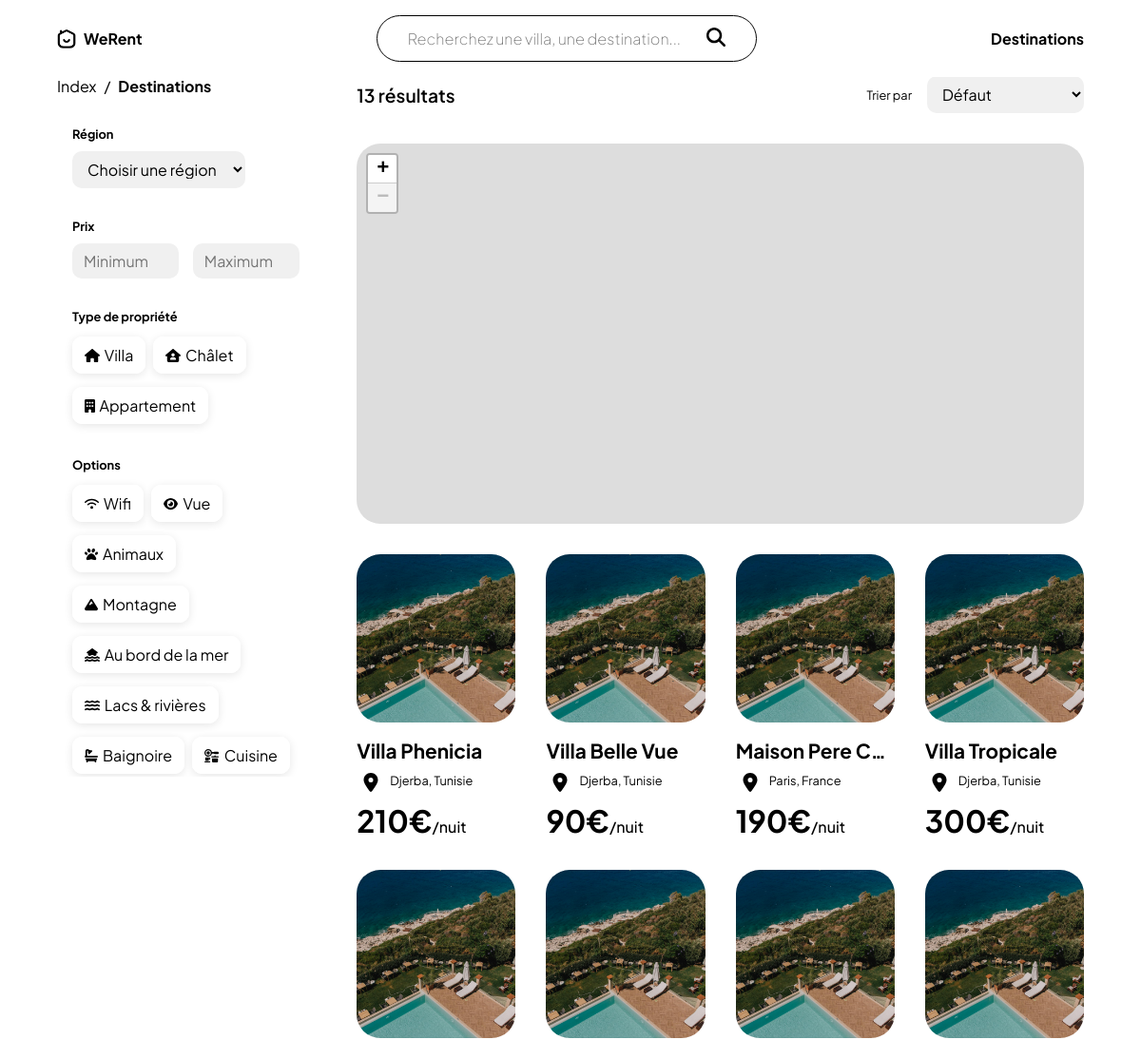
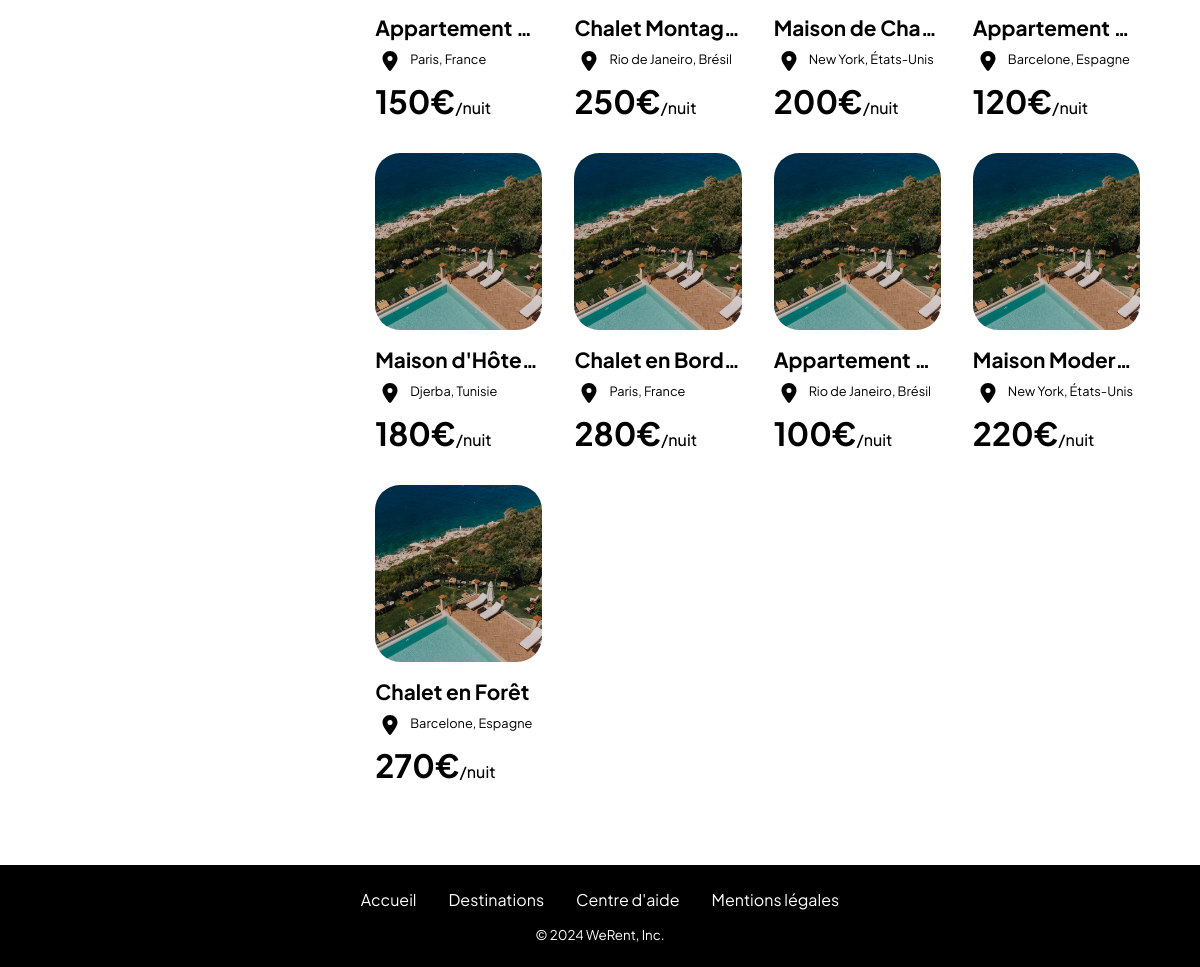
Page /destinations.php on the committed database (2 pictures, top to bottom).
### tables this page shows
CREATE TABLE IF NOT EXISTS `logements` (
  `logementID` int NOT NULL AUTO_INCREMENT,
  `nom_logement` varchar(255) NOT NULL,
  `type` varchar(50) NOT NULL,
  `description` text NOT NULL,
  `image` text NOT NULL,
  `prix_par_nuit` decimal(10,0) NOT NULL,
  `capacite` int NOT NULL,
  `wifi` tinyint(1) NOT NULL,
  `vue` tinyint(1) NOT NULL,
  `montagne` tinyint(1) NOT NULL,
  `lacs` tinyint(1) NOT NULL,
  `mer` tinyint(1) NOT NULL,
  `animaux` tinyint(1) NOT NULL,
  `baignoire` tinyint(1) NOT NULL,
  `cuisine` tinyint(1) NOT NULL,
  `coord` varchar(255) NOT NULL,
  `destinationextID` int NOT NULL,
  PRIMARY KEY (`logementID`)
);

CREATE TABLE IF NOT EXISTS `destinations` (
  `destinationID` int NOT NULL AUTO_INCREMENT,
  `nom_destination` varchar(255) NOT NULL,
  `pays` varchar(255) NOT NULL,
  `continent` enum('Amérique du Sud','Amérique du Nord','Europe','Asie','Afrique','Océanie') NOT NULL,
  PRIMARY KEY (`destinationID`)
);

### destinations.php (the view, shortened to what this page needs)
<?php
include ("includes/connexion.php");
$requete = "SELECT * FROM logements INNER JOIN destinations ON logements.destinationextID = destinations.destinationID";
$conditions = [];
$valeurs = [];
$default_min_price = '0';
$default_max_price = '1000';
$min_price = isset($_GET['min_price']) ? $_GET['min_price'] : $default_min_price;
$max_price = isset($_GET['max_price']) ? $_GET['max_price'] : $default_max_price;
if ($min_price !== '' && $max_price !== '') {
    $conditions[] = "prix_par_nuit BETWEEN :min_price AND :max_price";
    $valeurs[':min_price'] = $min_price;
    $valeurs[':max_price'] = $max_price;
}
if (!empty($conditions)) {
    $requete .= " WHERE " . implode(" AND ", $conditions);
}
$stmt = $db->prepare($requete);
$stmt->execute($valeurs);
$resultat = $stmt->fetchAll(PDO::FETCH_ASSOC);
?>
<!DOCTYPE html>
<html lang="fr">
<head>
    <link rel="stylesheet" href="css/style.css">
    <link rel="stylesheet" href="https://unpkg.com/leaflet@1.7.1/dist/leaflet.css" />
<link rel="stylesheet" href="https://unpkg.com/leaflet.markercluster/dist/MarkerCluster.css" />
<link rel="stylesheet" href="https://unpkg.com/leaflet.markercluster/dist/MarkerCluster.Default.css" />
</head>
<body>
    <?php include ('includes/navigation.php'); ?>
    <div class="destinations">
        <div class="des-left-column">
            <div class="fil-ariane">
                <a href="index.php">Index</a><span>/</span><span><b>Destinations</b></span>
            </div>
            <div class="des-left">
                <div class="section-filters">
                    <form method="get" action="destinations.php">
                        <div class="filters-regions">
                            <h6>Région</h6>
                            <select name="continent" id="continent">
                                <option value="">Choisir une région</option>
                            </select>
                        </div>
                        <div class="filters-price">
                            <h6>Prix</h6>
                            <div class="twoinputprice">
                                <input type="number" name="min_price" placeholder="Minimum" min="0" default="0">
                                <input type="number" name="max_price" placeholder="Maximum" min="0" default="1000">
                            </div>
                        </div>
                        <div class="type-property">
                            <h6>Type de propriété</h6>
                            <ul class="cboxtags">
                                <?php
                                $tableauLogement[] = ['icon' => 'img/house.svg', 'name' => 'villa', 'label' => 'Villa'];
                                $tableauLogement[] = ['icon' => 'img/guest-house.svg', 'name' => 'chalet', 'label' => "Châlet"];
                                $tableauLogement[] = ['icon' => 'img/apartment.svg', 'name' => 'appartement', 'label' => 'Appartement'];
                                $radio_name = 'type';
                                foreach ($tableauLogement as $logement) {
                                    echo "<li><input type=\"checkbox\" id=\"" . $logement['name'] . "\" name=\"{$radio_name}\" value=\"{$logement['name']}\" onclick=\"allowOnlyOneCheckbox(this)\" " . (isset($_GET[$radio_name]) && $_GET[$radio_name] === $logement['name'] ? " checked" : "") . "><label for=\"" . $logement['name'] . "\"><img src=\"" . $logement['icon'] . "\" alt=\"\">" . $logement['label'] . "</label></li>";
                                }
                                ?>
                            </ul>
                        </div>
                        <div class="options-property">
                            <h6>Options</h6>
                            <ul class="cboxtags">
                                <?php
                                $tableauOptions[] = ['icon' => 'img/wifi.svg', 'name' => 'wifi', 'label' => 'Wifi'];
                                $tableauOptions[] = ['icon' => 'img/eye.svg', 'name' => 'vue', 'label' => 'Vue'];
                                $tableauOptions[] = ['icon' => 'img/paw.svg', 'name' => 'animaux', 'label' => 'Animaux'];
                                $tableauOptions[] = ['icon' => 'img/mountain.svg', 'name' => 'montagne', 'label' => 'Montagne'];
                                $tableauOptions[] = ['icon' => 'img/mer.svg', 'name' => 'mer', 'label' => 'Au bord de la mer'];
                                $tableauOptions[] = ['icon' => 'img/water.svg', 'name' => 'lacs', 'label' => 'Lacs & rivières'];
                                $tableauOptions[] = ['icon' => 'img/bath.svg', 'name' => 'baignoire', 'label' => 'Baignoire'];
                                $tableauOptions[] = ['icon' => 'img/kitchen.svg', 'name' => 'cuisine', 'label' => 'Cuisine'];
                                foreach ($tableauOptions as $option) {
                                    echo "<li><input type=\"checkbox\" id=\"" . $option['name'] . "\" name=\"" . $option['name'] . "\" " . (isset($_GET[$option['name']]) ? " checked" : "") . "><label for=\"" . $option['name'] . "\"><img src=\"" . $option['icon'] . "\"
                                alt=\"\">" . $option['label'] . "</label></li>";
                                }
                                ?>
                            </ul>
                        </div>
                    </form>
                </div>
            </div>
        </div>
        <div class="des-right">
            <div class="des-right-top">
                <h4>
                    <?php if (count($resultat) <= 1) {
                        echo count($resultat) . " résultat";
                    } else {
                        echo count($resultat) . " résultats";
                    }
                    ?>
                </h4>
                <div class="sort">
                    <h6>Trier par</h6>
                    <select name="sort" id="sort">
                        <option value="0">Défaut</option>
                    </select>
                </div>
            </div>
            <div id="map"></div>
            <?php if (count($resultat) > 0) { ?>
                <div class="des-right-bottom">
                    <?php foreach ($resultat as $row) {
                        $images = explode('+', $row['image']);
                        $image_url = $images[0];
                        echo "<a href='location.php?id=" . $row['logementID'] . "' class='container-des product' data-price='{$row["prix_par_nuit"]}'>
            <div class='img' style='background-image: url(./img/" . $image_url . ");'></div>
            <div class='text'>
                <h5>{$row['nom_logement']}</h5>
                <div class='location'>
                  <img src='img/location.svg' alt='location'>
                    <h6>{$row["nom_destination"]}, {$row["pays"]}</h6>
                </div>
                <h2>{$row["prix_par_nuit"]}€<span>/nuit</span></h2>
        </div>
        </a>";
                    }
                    ?>
                </div>
                <?php
            } else {
                echo "<div class='errorDes'>
            <h3 class='msgErreur'>Aucune destination ne correspond à votre recherche.</h3>
        </div>";
            }
            ?>
        </div>
    </div>
    <?php include ('includes/footer.php'); ?>
</body>
</html>

### css/style.css (style rules this page uses)
*, *::after, *::before { margin: 0; padding: 0; box-sizing: border-box; }
:root { --black: #000; --white: #fff; }
html { scroll-behavior: smooth; }
body { margin: 0; padding: 0; font-family: 'Plus Jakarta Sans', sans-serif; }
a { text-decoration: none; color: inherit; }
h1, h2, h3, h4, h5, h6 { margin: 0; padding: 0; }
h2 { font-size: 3rem; font-weight: 700; }
h4 { font-size: 1.5rem; font-weight: 600; }
h5 { font-size: 1.2rem; font-weight: 500; }
h6 { font-size: 1rem; font-weight: 400; }
.destinations { max-width: 1440px; padding-top: 80px; display: flex; width: 90%; margin: 0 auto; min-height: 100%; gap: 2rem; align-items: flex-start; margin-bottom: 5rem; }
.des-left { display: flex; flex-direction: column; position: sticky !important; top: 80px; gap: 2rem; }
.des-left-column { display: flex; flex-direction: column; gap: 1rem; width: 25rem; position: sticky; top: 80px; }
.des-right { display: flex; flex-direction: column; gap: 2rem; width: 100%; }
.des-right-top { display: flex; justify-content: space-between; align-items: center; }
.des-right-top .sort { display: flex; justify-content: center; align-items: center; gap: 1rem; }
#map { height: 400px; border-radius: 25px; z-index: 0; }
.des-right-bottom { display: grid; gap: 2rem; grid-template-columns: 1fr 1fr 1fr; height: 100%; }
.des-right-bottom .container-des { height: 300px; width: 100%; margin: 0 auto; display: flex; flex-direction: column; gap: 1rem; overflow: hidden; white-space: nowrap; }
.des-right-bottom .img { width: 100%; height: 100%; border-radius: 25px; background-size: cover; }
.des-right-bottom .text { display: flex; flex-direction: column; gap: 10px; }
.des-right-bottom .text h5 { font-weight: 700; font-size: 1.3rem; overflow: hidden; text-overflow: ellipsis; }
.des-right-bottom h2 { font-weight: 700; font-size: 2rem; }
.des-right-bottom .location { display: flex; gap: 10px; margin-left: 5px; }
.des-right-bottom img { width: 20px; height: 20px; }
.des-right-bottom span { font-size: 1rem; font-weight: 500; }
.fil-ariane { display: flex; align-items: center; font-size: 1rem; gap: 0.5rem; text-align: center; }
.section-filters { display: flex; flex-direction: column; padding: 1rem; overflow: hidden scroll; height: calc(100vh - 100px); }
.section-filters form { display: flex; flex-direction: column; gap: 2rem; width: 95%; padding-bottom: 1rem; }
.twoinputprice { display: flex; gap: 15px; }
.filters-price input { width: 50%; color: var(--black); }
.section-filters h6 { margin-bottom: 10px; font-weight: 700; }
.options-property h6 { margin-bottom: 10px; }
ul.cboxtags { display: flex; flex-wrap: wrap; list-style: none; gap: 0.5rem; }
ul.cboxtags li { display: inline; margin: 3px 0px; }
ul.cboxtags li label { display: flex; align-items: center; gap: 5px; padding: 8px 12px; box-shadow: 0 2px 10px rgba(0, 0, 0, 0.1); border-radius: 10px; cursor: pointer; border: 1px solid var(--white); }
input, select, button, textarea { border: none; background-color: rgb(240, 240, 240); border-radius: 10px; padding: 8px 12px; font-size: 1rem; font-family: "Plus Jakarta Sans", sans-serif; }
@media screen and (max-width:1440px) { h2 { font-size: 2rem; } }
@media screen and (max-width:1440px) { h4 { font-size: 1.2rem; } }
@media screen and (max-width:1440px) { h5 { font-size: 1rem; } }
@media screen and (max-width:1280px) { h2 { font-size: 2rem; } }
@media screen and (max-width:1280px) { h4 { font-size: 1.2rem; } }
@media screen and (max-width:1280px) { h5 { font-size: 1rem; } }
@media screen and (max-width:1280px) { h6 { font-size: 0.8rem; } }
@media screen and (min-width: 1200px) { .des-right-bottom { grid-template-columns: 1fr 1fr 1fr 1fr; } }

### rows in the picture
logements: nom_logement "Villa Phenicia", destinations.nom_destination "Djerba", destinations.pays "Tunisie", prix_par_nuit "210"
logements: nom_logement "Villa Belle Vue", destinations.nom_destination "Djerba", destinations.pays "Tunisie", prix_par_nuit "90"
logements: nom_logement "Maison Pere C…", destinations.nom_destination "Paris", destinations.pays "France", prix_par_nuit "190"
logements: nom_logement "Villa Tropicale", destinations.nom_destination "Djerba", destinations.pays "Tunisie", prix_par_nuit "300"
logements: nom_logement "Appartement…", destinations.nom_destination "Paris", destinations.pays "France", prix_par_nuit "150"
logements: nom_logement "Chalet Montag…", destinations.nom_destination "Rio de Janeiro", destinations.pays "Brésil", prix_par_nuit "250"
logements: nom_logement "Maison de Cha…", destinations.nom_destination "New York", destinations.pays "États-Unis", prix_par_nuit "200"
logements: nom_logement "Appartement…", destinations.nom_destination "Barcelone", destinations.pays "Espagne", prix_par_nuit "120"
logements: nom_logement "Maison d'Hôte…", destinations.nom_destination "Djerba", destinations.pays "Tunisie", prix_par_nuit "180"
logements: nom_logement "Chalet en Bord…", destinations.nom_destination "Paris", destinations.pays "France", prix_par_nuit "280"
logements: nom_logement "Appartement…", destinations.nom_destination "Rio de Janeiro", destinations.pays "Brésil", prix_par_nuit "100"
logements: nom_logement "Maison Moderne", destinations.nom_destination "New York", destinations.pays "États-Unis", prix_par_nuit "220"
logements: nom_logement "Chalet en Forêt", destinations.nom_destination "Barcelone", destinations.pays "Espagne", prix_par_nuit "270"

### other values in the picture
$logement['label'] "Villa"
$logement['label'] "Châlet"
$logement['label'] "Appartement"
$option['label'] "Wifi"
$option['label'] "Vue"
$option['label'] "Animaux"
$option['label'] "Montagne"
$option['label'] "Au bord de la mer"
$option['label'] "Lacs & rivières"
$option['label'] "Baignoire"
$option['label'] "Cuisine"
count($resultat) "13"
